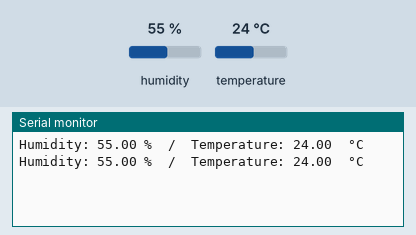
Recording of a sketch running on a simulated Arduino Uno, built with avr-gcc and run on an emulated ATmega328P. Parts: the last lines printed to the serial monitor. The inputs (shaded band) are chosen by the test bench; at power-on: humidity 55 %, temperature 24 °C.

Above: at 4.8 s.
4.9 s: humidity set to 22 %
At 6.8 s:
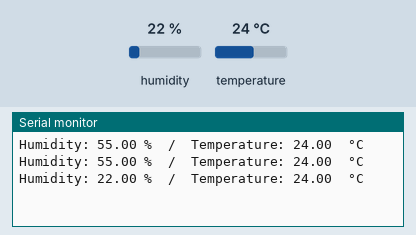
7.9 s: temperature set to 12 °C
At 9.2 s:
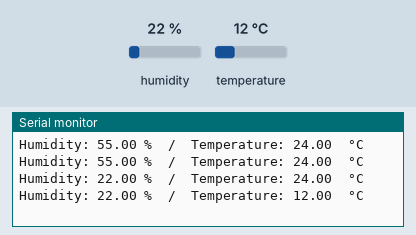
10.9 s: humidity set to 40 %
At 12.8 s:
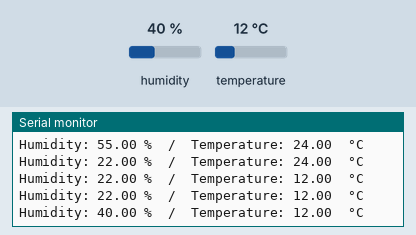
Timing chart, 0 to 14.3 s (numbered marks = the images above; inputs shaded):
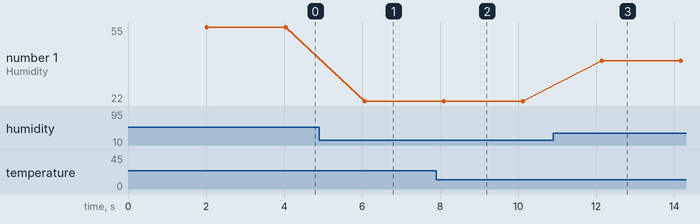

Measured:
- after the input at 4.9 s, the serial monitor: prints a new line after 1.2 s (image 1)
- after the input at 7.9 s, the serial monitor: prints a new line after 0.20 s (image 2)
- after the input at 10.9 s, the serial monitor: prints a new line after 1.2 s (image 3)
- plotted number 1: 55 → 22 after the input at 4.9 s, 22 → 40 after the input at 10.9 s

The sketch:

dht11test.ino
```cpp
#include <Arduino.h>
#include "DHT.h"


#define DHT_PIN 5

DHT dht(DHT_PIN, DHT11);


void setup() {
  Serial.begin(115200);
  dht.begin();
}

void loop() {
  delay(2000);
  float h = dht.readHumidity();
  float t = dht.readTemperature();
  Serial.print("Humidity: ");
  Serial.print(h);
  Serial.print(" %");
  Serial.print("  /  Temperature: ");
  Serial.print(t);
  Serial.println("  °C");
}
```
